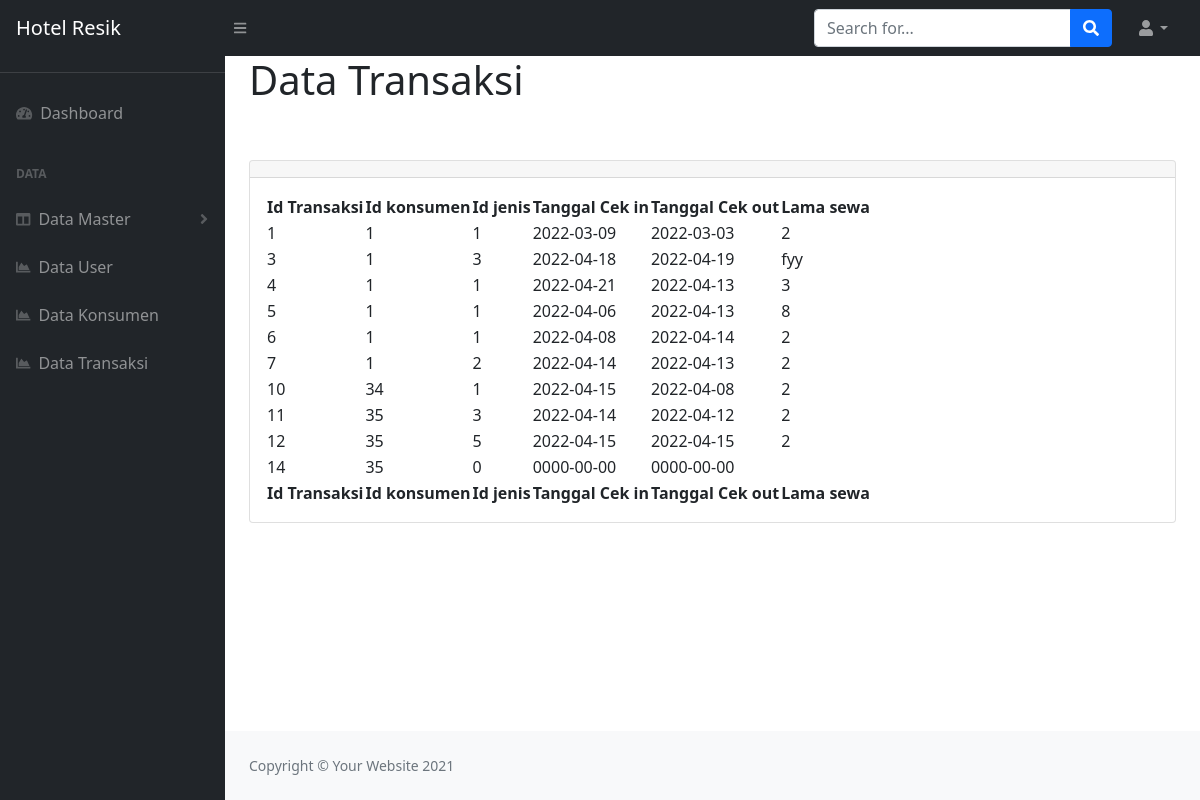
Screenshot of /index.php/transaksi/data_transaksi with the database file from the repository.
### tables this page shows
CREATE TABLE `tbl_transaksi` (
  `id_transaksi` int(11) NOT NULL,
  `id_konsumen` int(11) NOT NULL,
  `id_jenis` int(11) NOT NULL,
  `tanggal_cek_in` date NOT NULL,
  `tanggal_cek_out` date NOT NULL,
  `lama_sewa` varchar(100) NOT NULL
);

### application/controllers/Transaksi.php (called while the page is built, shortened)
<?php
    class Transaksi extends CI_Controller{
        public function data_transaksi()
	{
		$this->load->model('M_admin');
		$data['transaksi']= $this->M_admin->data_transaksi()->result();
		$this->load->view('partisi_admin/head');
		$this->load->view('partisi_admin/navbar');
		$this->load->view('data_transaksi',$data);
		$this->load->view('partisi_admin/footer');
		$this->load->view('partisi_admin/js');
	}
    }

### index.php (called while the page is built, shortened)
<?php
require_once BASEPATH.'core/CodeIgniter.php';

### application/models/M_admin.php (called while the page is built, shortened)
<?php
    class M_admin extends CI_Model{
         function data_transaksi()
         {
            return $this->db->get('tbl_transaksi');
        }
    }

### application/views/data_transaksi.php (the view)
<div id="layoutSidenav_content">
                <main>
                    <div class="container-fluid px-4">
                        <h1>Data Transaksi</h1>
                        <br><br>
                        <div class="card mb-4">
                            <div class="card-header">
                            </div>
                            <div class="card-body">
                                <table id="datatablesSimple">
                                <thead>
                                        <tr>
                                            <th>Id Transaksi</th>
                                            <th>Id konsumen</th>
                                            <th>Id jenis</th>
                                            <th>Tanggal Cek in</th>
                                            <th>Tanggal Cek out</th>
                                            <th>Lama sewa</th>
                                            </tr>
                                    </thead>
                                    <tfoot>
                                        <tr>
                                            <th>Id Transaksi</th>
                                            <th>Id konsumen</th>
                                            <th>Id jenis</th>
                                            <th>Tanggal Cek in</th>
                                            <th>Tanggal Cek out</th>
                                            <th>Lama sewa</th>
                                        </tr>
                                    </tfoot>
                                    <tbody>
                                        <?php foreach($transaksi as $t) {?>
                                        <tr>
                                            <td><?= $t->id_transaksi ?></td>
                                            <td><?= $t->id_konsumen?></td>
                                            <td><?= $t->id_jenis ?></td>
                                            <td><?= $t->tanggal_cek_in?></td>
                                            <td><?= $t->tanggal_cek_out?></td>
                                            <td><?= $t->lama_sewa?></td>
                                        </tr>
                                        <?php  } ?>
                                    </tbody>
                                </table>
                            </div>
                        </div>
                    </div>
                </main>

### application/views/partisi_admin/head.php (shortened to what this page needs)
<!DOCTYPE html>
<html lang="en">
    <head>
        <link href="https://cdn.jsdelivr.net/npm/simple-datatables@latest/dist/style.css" rel="stylesheet" />
        <link href="<?= base_url ('assets/admin/')?>css/styles.css" rel="stylesheet" />
    </head>
    <body class="sb-nav-fixed">

### application/views/partisi_admin/navbar.php (shortened to what this page needs)
<nav class="sb-topnav navbar navbar-expand navbar-dark bg-dark">
            <a class="navbar-brand ps-3" href="index.html">Hotel Resik </a>
            <button class="btn btn-link btn-sm order-1 order-lg-0 me-4 me-lg-0" id="sidebarToggle" href="#!"><i class="fas fa-bars"></i></button>
            <form class="d-none d-md-inline-block form-inline ms-auto me-0 me-md-3 my-2 my-md-0">
                <div class="input-group">
                    <input class="form-control" type="text" placeholder="Search for..." aria-label="Search for..." aria-describedby="btnNavbarSearch" />
                    <button class="btn btn-primary" id="btnNavbarSearch" type="button"><i class="fas fa-search"></i></button>
                </div>
            </form>
            <ul class="navbar-nav ms-auto ms-md-0 me-3 me-lg-4">
                <li class="nav-item dropdown">
                    <a class="nav-link dropdown-toggle" id="navbarDropdown" href="#" role="button" data-bs-toggle="dropdown" aria-expanded="false"><i class="fas fa-user fa-fw"></i></a>
                </li>
            </ul>
        </nav>
        <div id="layoutSidenav">
            <div id="layoutSidenav_nav">
                <nav class="sb-sidenav accordion sb-sidenav-dark" id="sidenavAccordion">
                    <div class="sb-sidenav-menu">
                        <div class="nav">
                            <hr>
                            <a class="nav-link" href="<?= base_url('Admin/dashboard')?>">
                                <div class="sb-nav-link-icon"><i class="fas fa-tachometer-alt"></i></div>
                                Dashboard
                            </a>
                            <div class="sb-sidenav-menu-heading">Data</div>
                            <a class="nav-link collapsed" href="#" data-bs-toggle="collapse" data-bs-target="#collapseLayouts" aria-expanded="false" aria-controls="collapseLayouts">
                                <div class="sb-nav-link-icon"><i class="fas fa-columns"></i></div>
                                Data Master
                                <div class="sb-sidenav-collapse-arrow"><i class="fas fa-angle-down"></i></div>
                            </a>
                            <a class="nav-link" href="<?= base_url('Admin/data_user')?>">
                                <div class="sb-nav-link-icon"><i class="fas fa-chart-area"></i></div>
                                Data User
                            </a>
                            <a class="nav-link" href="<?= base_url('Admin/data_konsumen')?>">
                                <div class="sb-nav-link-icon"><i class="fas fa-chart-area"></i></div>
                                Data Konsumen
                            </a>
                            <a class="nav-link" href="<?= base_url('Transaksi/data_transaksi')?>">
                                <div class="sb-nav-link-icon"><i class="fas fa-chart-area"></i></div>
                                Data Transaksi
                            </a>
                        </div>
                    </div>
                </nav>
            </div>

### application/views/partisi_admin/footer.php
<footer class="py-4 bg-light mt-auto">
                    <div class="container-fluid px-4">
                        <div class="d-flex align-items-center justify-content-between small">
                            <div class="text-muted">Copyright &copy; Your Website 2021</div>
                        </div>
                    </div>
                </footer>
                </div>
        </div>

### application/views/partisi_admin/js.php (shortened to what this page needs)
    </body>
</html>

### rows the page displays
tbl_transaksi: id_transaksi "1", id_konsumen "1", id_jenis "1", tanggal_cek_in "2022-03-09", tanggal_cek_out "2022-03-03", lama_sewa "2"
tbl_transaksi: id_transaksi "3", id_konsumen "1", id_jenis "3", tanggal_cek_in "2022-04-18", tanggal_cek_out "2022-04-19", lama_sewa "fyy"
tbl_transaksi: id_transaksi "4", id_konsumen "1", id_jenis "1", tanggal_cek_in "2022-04-21", tanggal_cek_out "2022-04-13", lama_sewa "3"
tbl_transaksi: id_transaksi "5", id_konsumen "1", id_jenis "1", tanggal_cek_in "2022-04-06", tanggal_cek_out "2022-04-13", lama_sewa "8"
tbl_transaksi: id_transaksi "6", id_konsumen "1", id_jenis "1", tanggal_cek_in "2022-04-08", tanggal_cek_out "2022-04-14", lama_sewa "2"
tbl_transaksi: id_transaksi "7", id_konsumen "1", id_jenis "2", tanggal_cek_in "2022-04-14", tanggal_cek_out "2022-04-13", lama_sewa "2"
tbl_transaksi: id_transaksi "10", id_konsumen "34", id_jenis "1", tanggal_cek_in "2022-04-15", tanggal_cek_out "2022-04-08", lama_sewa "2"
tbl_transaksi: id_transaksi "11", id_konsumen "35", id_jenis "3", tanggal_cek_in "2022-04-14", tanggal_cek_out "2022-04-12", lama_sewa "2"
tbl_transaksi: id_transaksi "12", id_konsumen "35", id_jenis "5", tanggal_cek_in "2022-04-15", tanggal_cek_out "2022-04-15", lama_sewa "2"
tbl_transaksi: id_transaksi "14", id_konsumen "35", id_jenis "0", tanggal_cek_in "0000-00-00", tanggal_cek_out "0000-00-00"
